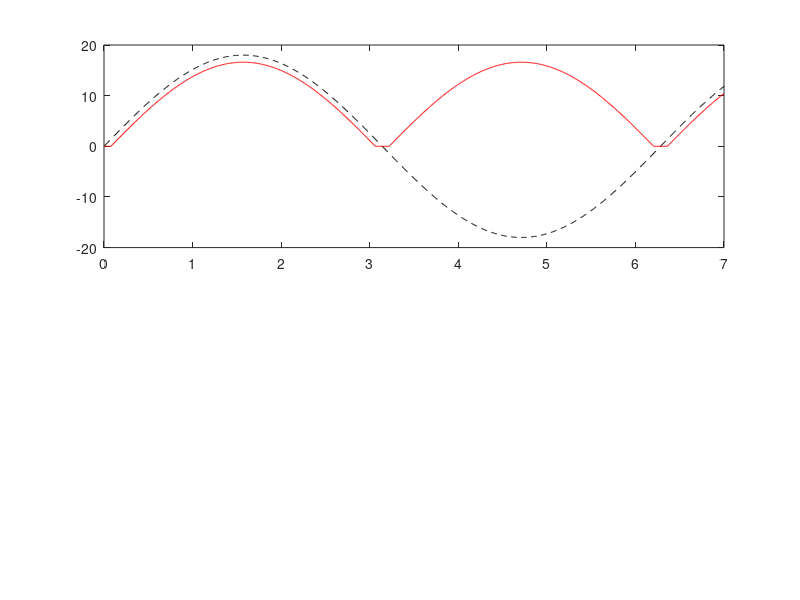
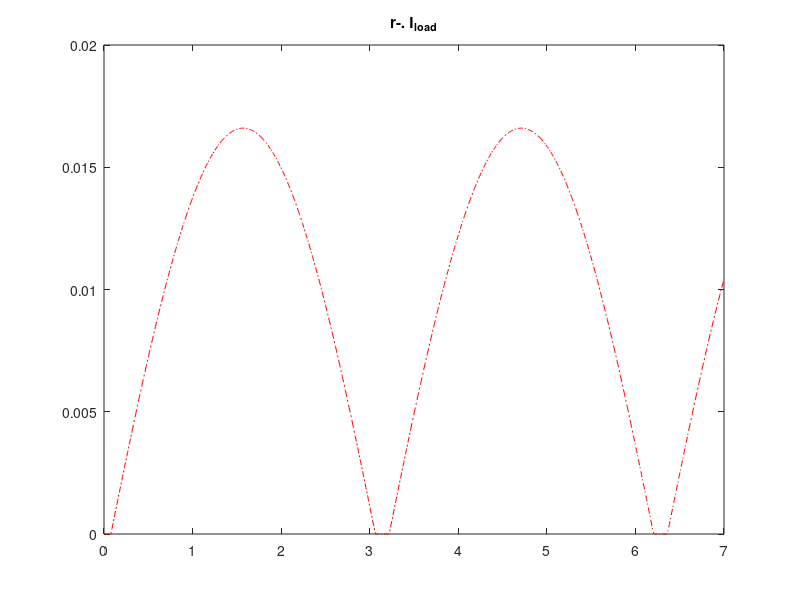
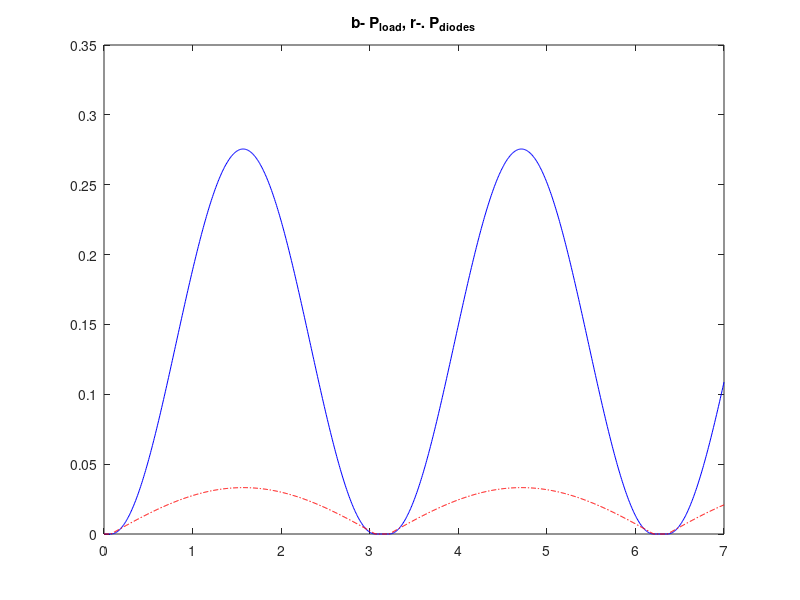
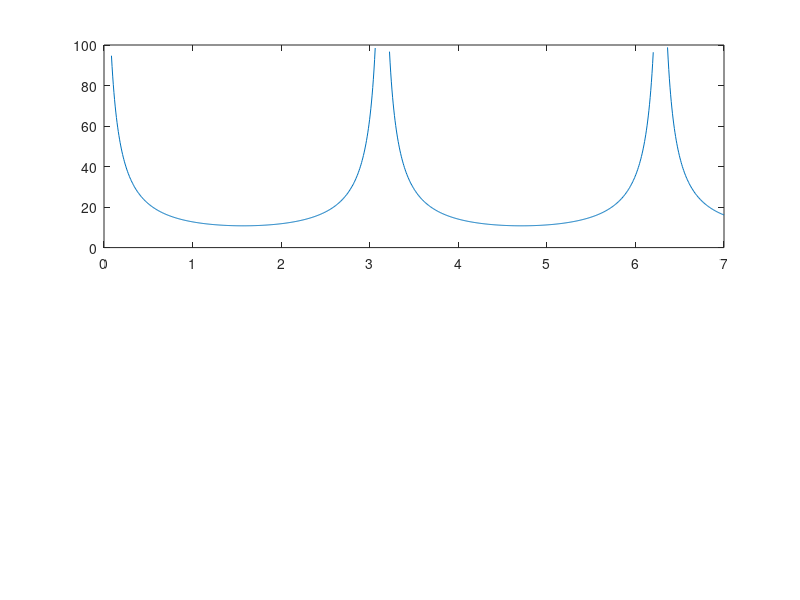

Here is the MATLAB script that generated these plots, in order: (Note: this script raises an error after producing the figures.)
% script RR_Ex10_13_full_wave_rectifier
%% Renaissance Repository, https://github.com/tbewley/RR/tree/main/RR_chap09
%% Copyright 2024 by Thomas Bewley, distributed under BSD 3-Clause License.

clear, close all, R=1000; Tmax=7; N=1000; omega=Tmax/N; A=18; Vd=0.7;
for i=1:N
  omega_t(i)=(i-1)/(N-1)*Tmax;
  Vi(i)=A*sin(omega_t(i));
  if abs(Vi(i))<2*Vd; Vo(i)=0;
  else Vo(i)=abs(Vi(i))-2*Vd; end
  I_load(i)=Vo(i)/R;
  P_load(i)=Vo(i)*I_load(i);
  P_diodes(i)=2*I_load(i);
  epsilon(i)=P_diodes(i)/(P_load(i)+P_diodes(i));
end
figure(1), subplot(2,1,1); plot(omega_t,Vi,'k--'),  hold on
           plot(omega_t,Vo,'r-')
figure(2), plot(omega_t,I_load,'r-.'), title('r-. I_{load}'),
figure(3), plot(omega_t,P_load,'b-'), hold on 
           plot(omega_t,P_diodes,'r-.'), title('b- P_{load}, r-. P_{diodes}')
figure(4); subplot(2,1,1); plot(omega_t,100*epsilon)

average_value_of_Vo=sum(Vo)/N
average_value_of_epsilon=sum(epsilon,'omitnan')/N
